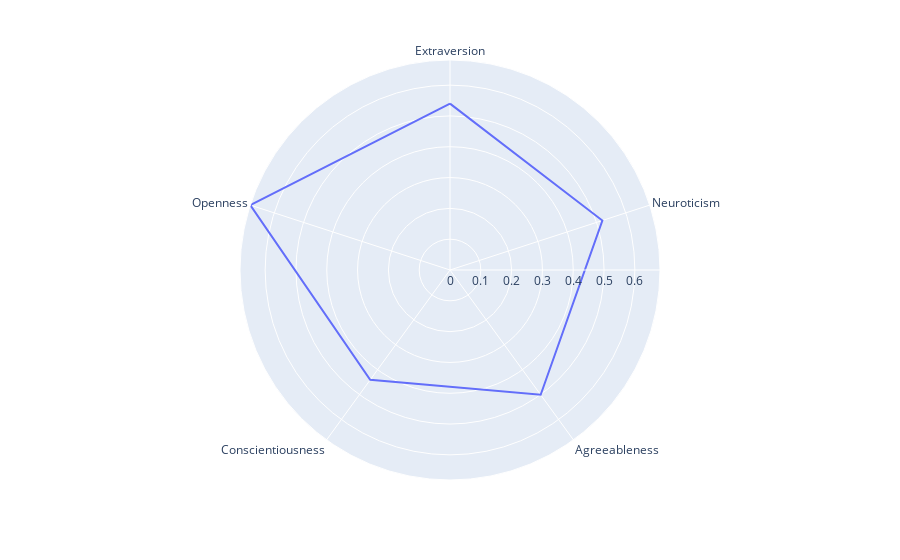

This figure's notebook cell:
### Markdown cell above
# Testing

### Code cell
# this follows the personality detection method created by
# author jkwieser at https://github.com/jkwieser/personality-detection-text
import pickle
from sklearn.feature_extraction.text import CountVectorizer
import plotly.express as px
import pandas as pd
import re
import numpy as np

# Loading gloVe pretrained models
cEXT = pickle.load( open( "data/models/cEXT.p", "rb"))
cNEU = pickle.load( open( "data/models/cNEU.p", "rb"))
cAGR = pickle.load( open( "data/models/cAGR.p", "rb"))
cCON = pickle.load( open( "data/models/cCON.p", "rb"))
cOPN = pickle.load( open( "data/models/cOPN.p", "rb"))
vectorizer_31 = pickle.load( open( "data/models/vectorizer_31.p", "rb"))
vectorizer_30 = pickle.load( open( "data/models/vectorizer_30.p", "rb"))

# Using the pretrained models to generate the big 5 predictions
def predict_personality(text):
    scentences = re.split("(?<=[.!?]) +", text)
    text_vector_31 = vectorizer_31.transform(scentences)
    text_vector_30 = vectorizer_30.transform(scentences)
    EXT = cEXT.predict_proba(text_vector_31)[0][1]
    NEU = cNEU.predict_proba(text_vector_30)[0][1]
    AGR = cAGR.predict_proba(text_vector_31)[0][1]
    CON = cCON.predict_proba(text_vector_31)[0][1]
    OPN = cOPN.predict_proba(text_vector_31)[0][1]
    return EXT, NEU, AGR, CON, OPN

# Change this to analyse another character
character = 'Gollum'
character = character.upper()

# creating a dataframe just out of the char and dialog sections
movie_df = pd.DataFrame(script,
           columns=['char', 'dialog'])

# getting all the dialogue of one character
dialogue = (movie_df.loc[movie_df.char == character])

all_text = ""
for dialog in dialogue.dialog:
    all_text = all_text + dialog

all_text = all_text.replace("\xa0", "")

if(len(all_text) > 2):   
    predictions = predict_personality(all_text)
    print("predicted personality:", predictions)
    df = pd.DataFrame(dict(r=predictions, theta=['Extraversion','Neuroticism','Agreeableness', 'Conscientiousness', 'Openness']))
    fig = px.line_polar(df, r='r', theta='theta', line_close=True)
    fig.show()
else:
    print("Didn't find dialogue of the character,  check character input!")

### Figure 1 — Plotly figure (JSON) as saved in the notebook; plotly's stock layout.template omitted (floating-point values rounded to 4 significant figures)
{"data": [{"hovertemplate": "r=%{r}<br>theta=%{theta}<extra></extra>", "legendgroup": "", "line": {"color": "#636efa", "dash": "solid"}, "marker": {"symbol": "circle"}, "mode": "lines", "name": "", "r": [0.5401, 0.52, 0.5007, 0.4407, 0.6816, 0.5401], "showlegend": false, "subplot": "polar", "theta": ["Extraversion", "Neuroticism", "Agreeableness", "Conscientiousness", "Openness", "Extraversion"], "type": "scatterpolar"}], "layout": {"legend": {"tracegroupgap": 0}, "margin": {"t": 60}, "polar": {"angularaxis": {"direction": "clockwise", "rotation": 90}, "domain": {"x": [0, 1], "y": [0, 1]}}}}
